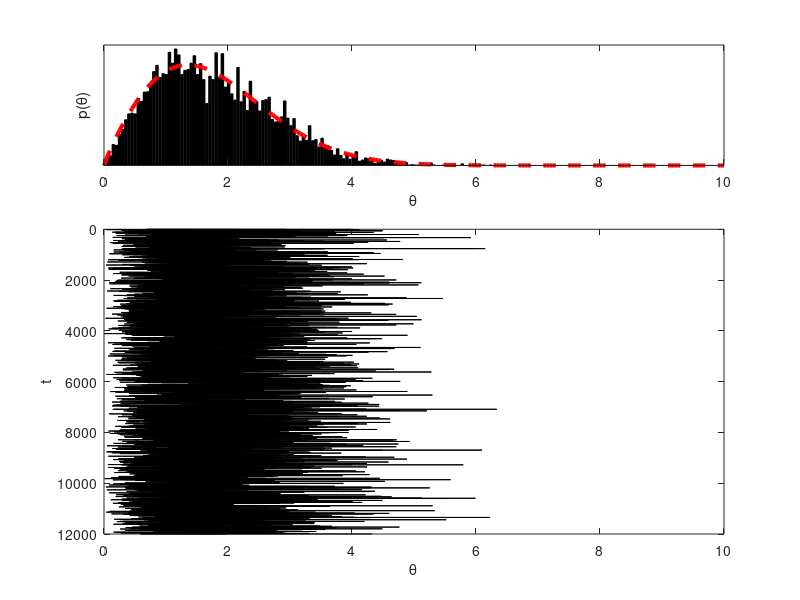

MATLAB code for this plot:
# Use the Metropolis procedure to sample from Cauchy density
1; # not a function file
function y = weibull_proportional(theta, a, b)
  # returns the unnormalized density of the weibull dist
#  y = theta .^ (b-1) .* exp (-1 .* theta .^ b);
  y = wblpdf (theta, a, b);
end




# function q = proposal_function (theta, A, B)
#   q = gamrnd (theta, A, B)
#   # use gamma distribution as proposal distribution
# end


# Initialise the Metropolis sampler
T = 12000; # max iterations
burnin = 500; # samples to exclude
B = 1.9; # parameter for target (weibull) distribution
A = 2; # parameter for target (weibull) distribution
tau = 1.0; # precision parameter for proposal (gamma) dist
thetamin  = 0; thetamax = 10; # define a range for starting values
theta = zeros(1, T); # init storage space for our samples
# seed=1; rand('state', seed); randn('state',seed); # set the random seed
theta(1) = unifrnd (thetamin, thetamax);
accepted = [0 0]; # accept : reject

# start sampling
t = 1;
while t < T # iterate until we have T samples
  t=t+1;

  # propose a new value for theta using proposal density
  theta_star = gamrnd (tau, 1/tau);


  # calculate the acceptance ratio
  proposal_density_ratio = gampdf (theta(t-1), tau, 1/tau) / ...
      gampdf (theta_star, tau, 1/tau);

  alpha = min ([ 1 (weibull_proportional( theta_star, A, B) / ...
		    weibull_proportional(theta(t-1), A, B ))* ...
		proposal_density_ratio ]);
  # draw a uniform deviate from [0. 1]
  u = rand;
  # do we accept this proposal?
  if u < alpha
     theta(t) = theta_star; # if so, proposal becomes a new state
     accepted(1) ++;
  else
    theta(t) = theta(t-1); # if not, copy old state
    accepted(2) ++;
  end
end

# Display histogram of our samples
figure (1); clf;
subplot (3,1,1);
nbins = 200;
thetabins = linspace (thetamin, thetamax, nbins);
counts = hist (theta(burnin:T), thetabins);
bar (thetabins, counts/sum(counts), 'k');
xlim ([thetamin thetamax]);
xlabel ('\theta'); ylabel ('p(\theta)');

# overlay the theoretical density
y = weibull_proportional (thetabins, A, B);
hold on;
plot (thetabins, y/sum(y), 'r--', 'LineWidth', 3);
set (gca, 'YTick', []);

# display history of our samples
subplot (3,1,2:3);
stairs (theta, 1:T, 'k-');
ylabel ('t'); xlabel ('\theta');
set (gca, 'YDir', 'reverse');
xlim ([thetamin thetamax]);

proportion_accepted = accepted(1) / sum(accepted)

expected_value = sum(theta(burnin:T)/(T-burnin))

variance = sum((theta(burnin:T) - expected_value).^2)/(T-burnin)